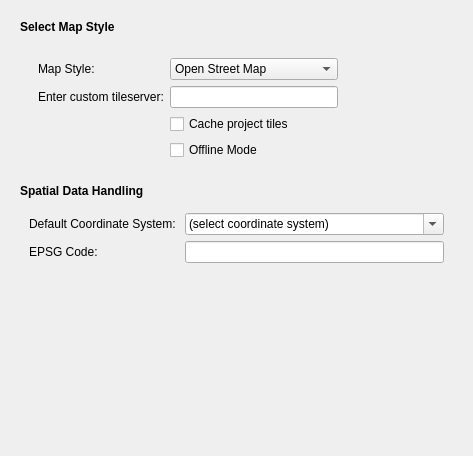
         <widget class="QWidget" name="mapsettings_scrollAreaContents">
          <property name="geometry">
           <rect>
            <x>0</x>
            <y>0</y>
            <width>473</width>
            <height>456</height>
           </rect>
          </property>
          <layout class="QVBoxLayout" name="verticalLayout_7">
           <item>
            <layout class="QVBoxLayout" name="verticalLayout_17">
             <property name="margin">
              <number>9</number>
             </property>
             <item>
              <widget class="QLabel" name="mapstyle">
               <property name="text">
                <string>&lt;html&gt;&lt;head/&gt;&lt;body&gt;&lt;p&gt;&lt;span style=&quot; font-weight:600;&quot;&gt;Select Map Style&lt;/span&gt;&lt;/p&gt;&lt;/body&gt;&lt;/html&gt;</string>
               </property>
              </widget>
             </item>
             <item>
              <widget class="QWidget" name="mapstyle_widget" native="true">
               <layout class="QHBoxLayout" name="horizontalLayout_3">
                <item>
                 <widget class="QWidget" name="mapstyle_subwidget" native="true">
                  <layout class="QGridLayout" name="gridLayout_8">
                   <item row="2" column="2">
                    <widget class="QCheckBox" name="cache_check">
                     <property name="text">
                      <string>Cache project tiles</string>
                     </property>
                    </widget>
                   </item>
                   <item row="0" column="2">
                    <widget class="QComboBox" name="mapstyle_combo">
                     <property name="currentIndex">
                      <number>2</number>
                     </property>
                     <item>
                      <property name="text">
                       <string>CartoDB</string>
                      </property>
                     </item>
                     <item>
                      <property name="text">
                       <string>ESRI World</string>
                      </property>
                     </item>
                     <item>
                      <property name="text">
                       <string>Open Street Map</string>
                      </property>
                     </item>
                     <item>
                      <property name="text">
                       <string>Stamen (Toner)</string>
                      </property>
                     </item>
                     <item>
                      <property name="text">
                       <string>Stamen (Terrain)</string>
                      </property>
                     </item>
                    </widget>
                   </item>
                   <item row="1" column="0" colspan="2">
                    <widget class="QLabel" name="tileserver_lbl">
                     <property name="text">
                      <string>Enter custom tileserver:</string>
                     </property>
                    </widget>
                   </item>
                   <item row="0" column="0">
                    <widget class="QLabel" name="mapstyle_lbl">
                     <property name="text">
                      <string>Map Style:</string>
                     </property>
                    </widget>
                   </item>
                   <item row="1" column="2">
                    <widget class="QLineEdit" name="tileserver_line"/>
                   </item>
                   <item row="3" column="2">
                    <widget class="QCheckBox" name="offline_check">
                     <property name="text">
                      <string>Offline Mode</string>
                     </property>
                    </widget>
                   </item>
                  </layout>
                 </widget>
                </item>
                <item>
                 <widget class="QLabel" name="mapstyle_pic">
                  <property name="minimumSize">
                   <size>
                    <width>91</width>
                    <height>110</height>
                   </size>
                  </property>
                  <property name="text">
                   <string/>
                  </property>
                  <property name="pixmap">
                   <pixmap resource="../graphics/ubeats.qrc">:/media/map templates/mt_osm.png</pixmap>
                  </property>
                 </widget>
                </item>
               </layout>
              </widget>
             </item>
             <item>
              <widget class="QLabel" name="datadisplay">
               <property name="text">
                <string>&lt;html&gt;&lt;head/&gt;&lt;body&gt;&lt;p&gt;&lt;span style=&quot; font-weight:600;&quot;&gt;Spatial Data Handling&lt;/span&gt;&lt;/p&gt;&lt;/body&gt;&lt;/html&gt;</string>
               </property>
              </widget>
             </item>
             <item>
              <widget class="QWidget" name="datadisplay_widget" native="true">
               <layout class="QGridLayout" name="gridLayout_9">
                <item row="2" column="0">
                 <widget class="QLabel" name="epsg_lbl">
                  <property name="text">
                   <string>EPSG Code:</string>
                  </property>
                 </widget>
                </item>
                <item row="1" column="1">
                 <widget class="QComboBox" name="coords_combo">
                  <property name="editable">
                   <bool>true</bool>
                  </property>
                  <property name="currentIndex">
                   <number>0</number>
                  </property>
                  <item>
                   <property name="text">
                    <string>(select coordinate system)</string>
                   </property>
                  </item>
                 </widget>
                </item>
                <item row="2" column="1">
                 <widget class="QLineEdit" name="epsg_line"/>
                </item>
                <item row="1" column="0">
                 <widget class="QLabel" name="coords_lbl_2">
                  <property name="minimumSize">
                   <size>
                    <width>150</width>
                    <height>0</height>
                   </size>
                  </property>
                  <property name="text">
                   <string>Default Coordinate System:</string>
                  </property>
                 </widget>
                </item>
               </layout>
              </widget>
             </item>
            </layout>
           </item>
           <item>
            <spacer name="verticalSpacer_3">
             <property name="orientation">
              <enum>Qt::Vertical</enum>
             </property>
             <property name="sizeHint" stdset="0">
              <size>
               <width>20</width>
               <height>40</height>
              </size>
             </property>
            </spacer>
           </item>
          </layout>
         </widget>
